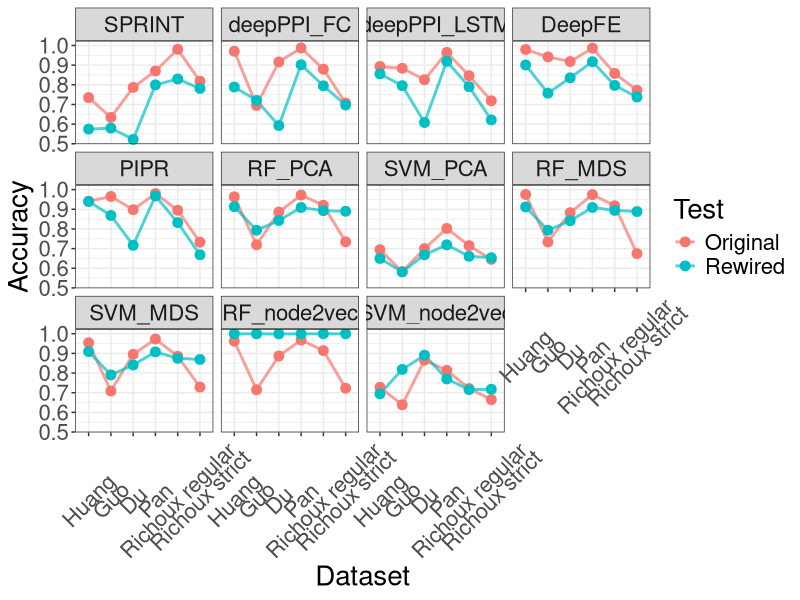
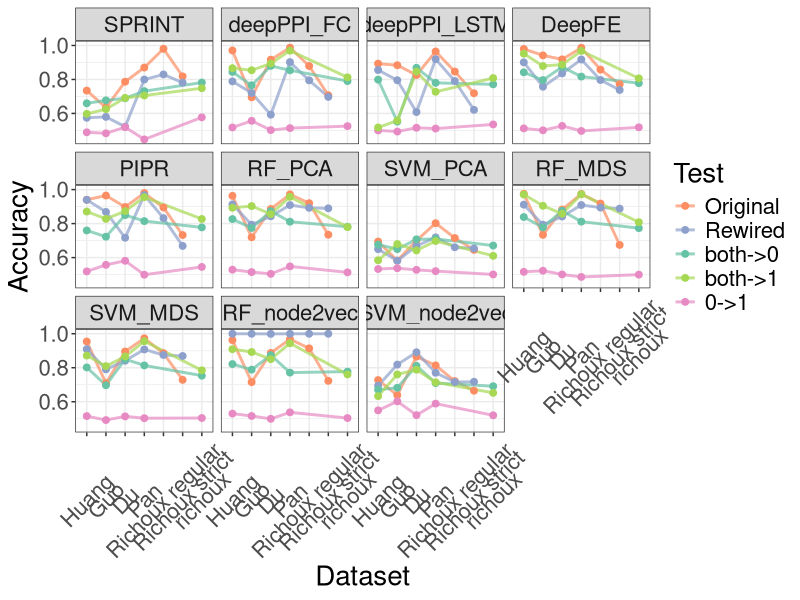
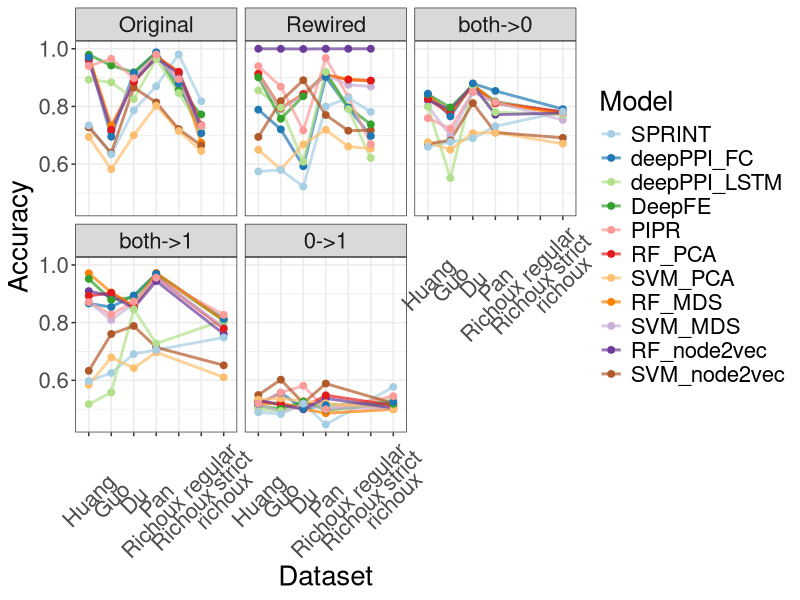
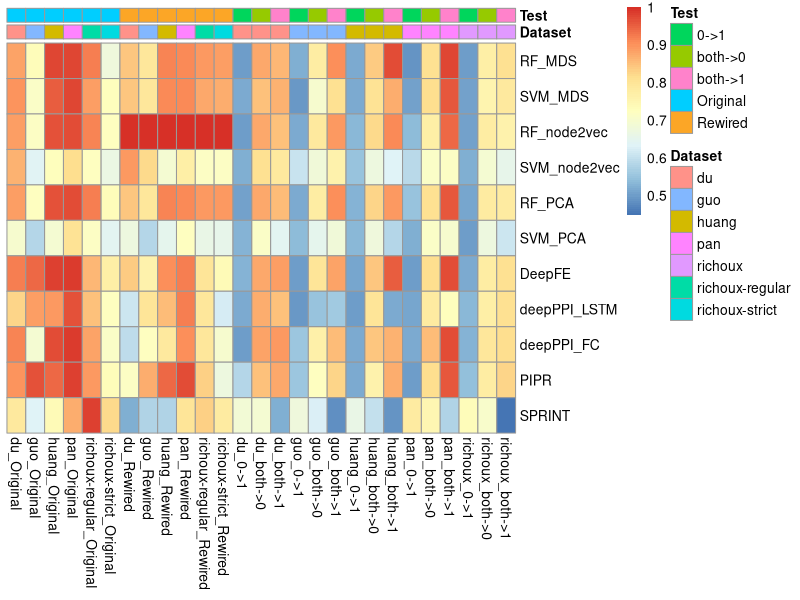
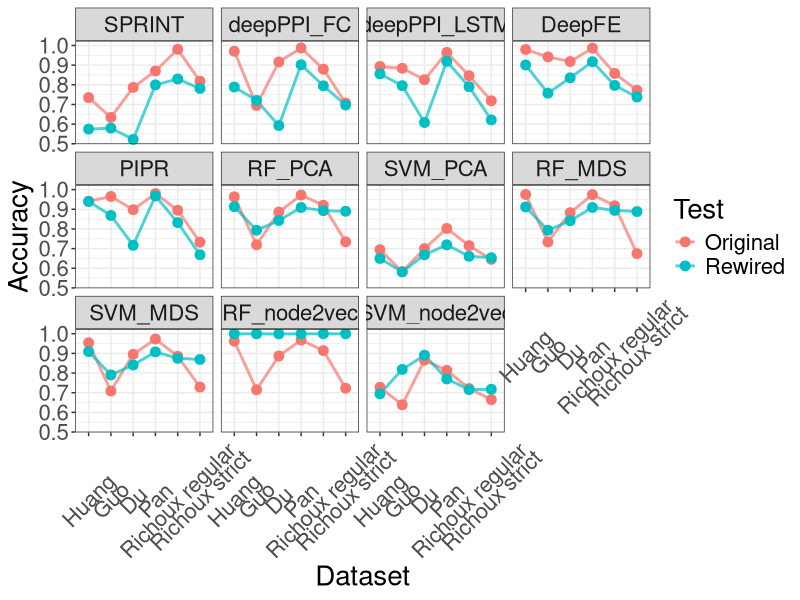
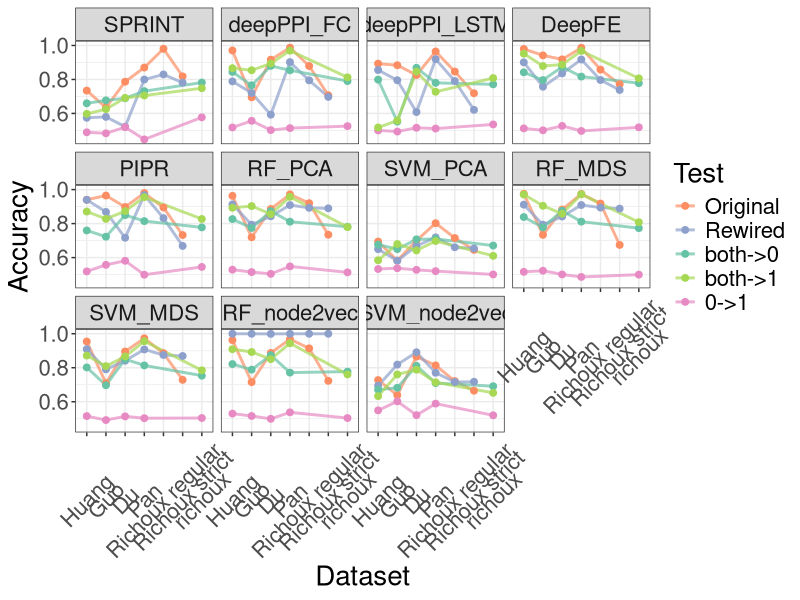
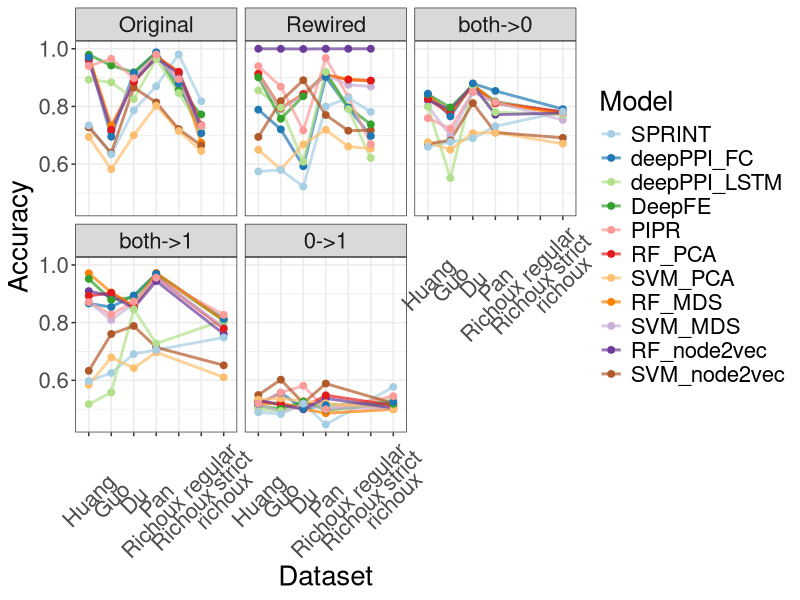

Here is the R script that generated these plots, in order:
library(data.table)
library(ggplot2)
library(RColorBrewer)
library(pheatmap)

original_results <- fread('results/original.csv')
original_results$Test <- 'Original'
rewired_results <- fread('results/rewired.csv')
rewired_results$Test <- 'Rewired'
partition_results <- fread('results/partition.csv')
colnames(partition_results) <- c('Model', 'Dataset', 'Accuracy', 'Test')

all_results <- rbind(original_results, rewired_results)
all_results <- all_results[, Model := factor(Model, 
                                             levels=c("SPRINT", 
                                                      "deepPPI_FC", "deepPPI_LSTM",  
                                                      "DeepFE", "PIPR", "RF_PCA","SVM_PCA", "RF_MDS", "SVM_MDS",
                                                      "RF_node2vec",  "SVM_node2vec"))]
all_results <- all_results[, Dataset := factor(Dataset, 
                                               levels = c("huang", "guo", "du", "pan", "richoux-regular", "richoux-strict"))]

ggplot(all_results, aes(x=Dataset, y = Accuracy, color=Test, group=Test))+
  geom_line(size=1, alpha=0.7)+
  geom_point(size=3)+
  facet_wrap(~Model)+
  theme_bw()+
  theme(text = element_text(size=20),axis.text.x = element_text(angle = 45, vjust = 0.5, hjust=0.5))+
  scale_x_discrete(labels=c("huang" = "Huang", "guo" = "Guo",
                            "du" = "Du","pan" = "Pan", "richoux-regular" = "Richoux regular",
                            "richoux-strict" = "Richoux strict"))
ggsave("./original_vs_rewired.png",height=8, width=10)

all_results <- rbind(all_results, partition_results)
all_results[, Test := factor(Test, levels=c('Original', 'Rewired', 'both->0', 'both->1', '0->1'))]
ggplot(all_results, aes(x=Dataset, y = Accuracy, color=Test, group=Test))+
  geom_line(size=1, alpha=0.7)+
  geom_point(size=2)+
  facet_wrap(~Model)+
  theme_bw()+
  theme(text = element_text(size=20),axis.text.x = element_text(angle = 45, vjust = 0.5, hjust=0.5))+
  scale_x_discrete(labels=c("huang" = "Huang", "guo" = "Guo",
                            "du" = "Du","pan" = "Pan", "richoux-regular" = "Richoux regular",
                            "richoux-strict" = "Richoux strict"))+
  scale_color_manual(values = brewer.pal(5,"Set2")[c(2,3,1,5,4)])
ggsave("./original_vs_rewired_vs_partitions.png",height=8, width=10)

ggplot(all_results, aes(x=Dataset, y = Accuracy, color=Model, group=Model))+
  geom_line(size=1, alpha=0.7)+
  geom_point(size=2)+
  facet_wrap(~Test)+
  theme_bw()+
  theme(text = element_text(size=20),axis.text.x = element_text(angle = 45, vjust = 0.5, hjust=0.5))+
  scale_x_discrete(labels=c("huang" = "Huang", "guo" = "Guo",
                            "du" = "Du","pan" = "Pan", "richoux-regular" = "Richoux regular",
                            "richoux-strict" = "Richoux strict"))+
  scale_color_manual(values = brewer.pal(12,"Paired")[-11])
ggsave("./original_vs_rewired_vs_partitions_models.png",height=8, width=10)


result_mat <- as.matrix(all_results[, setNames(as.list(Accuracy), Dataset), by = Model][, Model := NULL])
rownames(result_mat) <- unique(all_results$Model)
annotation_col <- data.frame(Dataset = colnames(result_mat), 
                             Test = c(rep("Original", 6), rep("Rewired", 6), rep(c("0->1", "both->0", "both->1"), 5)))
colnames(result_mat) <- paste(annotation_col$Dataset, annotation_col$Test, sep="_")
rownames(annotation_col) <- colnames(result_mat)
pheatmap(result_mat, 
         annotation_col = annotation_col, 
         cluster_rows = FALSE,
         cluster_cols = FALSE)
